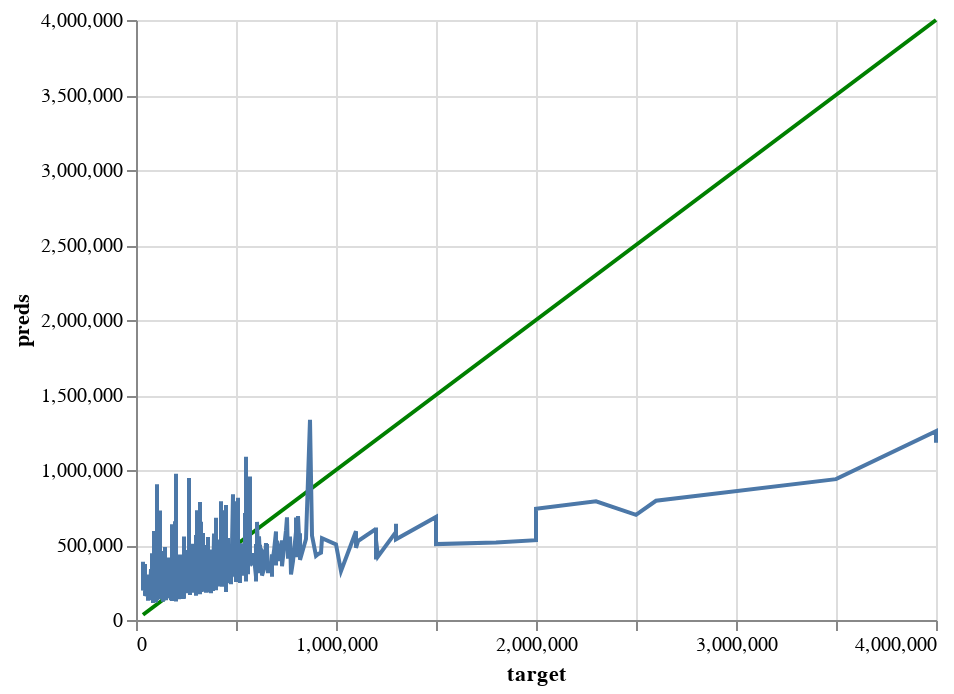

This figure's notebook cell:
### Markdown cell above
### 9. Assess Model Performance

### Code cell
import altair as alt
perfect_train = alt.Chart(pd.DataFrame({'target': y_train, 'preds': y_train})).mark_line(color='green').encode(
    x='target',
    y='preds'
)

pred_chart_train = alt.Chart(pd.DataFrame({'target': y_train, 'preds': y_train_pred})).mark_line().encode(
    x='target',
    y='preds'
  )

perfect_train + pred_chart_train

### Figure 1 — Vega-Lite specification as saved in the notebook (floating-point values rounded to 4 significant figures; data arrays with more than 128 entries replaced by an {"elided": "..."} marker saying what was removed)
{"config": {"view": {"continuousWidth": 400, "continuousHeight": 300}}, "layer": [{"data": {"name": "data-7a6c9d63353c548ece8313b0c30bb199"}, "mark": {"type": "line", "color": "green"}, "encoding": {"x": {"field": "target", "type": "quantitative"}, "y": {"field": "preds", "type": "quantitative"}}}, {"data": {"name": "data-37521558d9b1e5043735c64ef6f67a97"}, "mark": "line", "encoding": {"x": {"field": "target", "type": "quantitative"}, "y": {"field": "preds", "type": "quantitative"}}}], "$schema": "https://vega.github.io/schema/vega-lite/v4.17.0.json", "datasets": {"data-7a6c9d63353c548ece8313b0c30bb199": {"elided": "2998 records"}, "data-37521558d9b1e5043735c64ef6f67a97": {"elided": "2998 records"}}}
